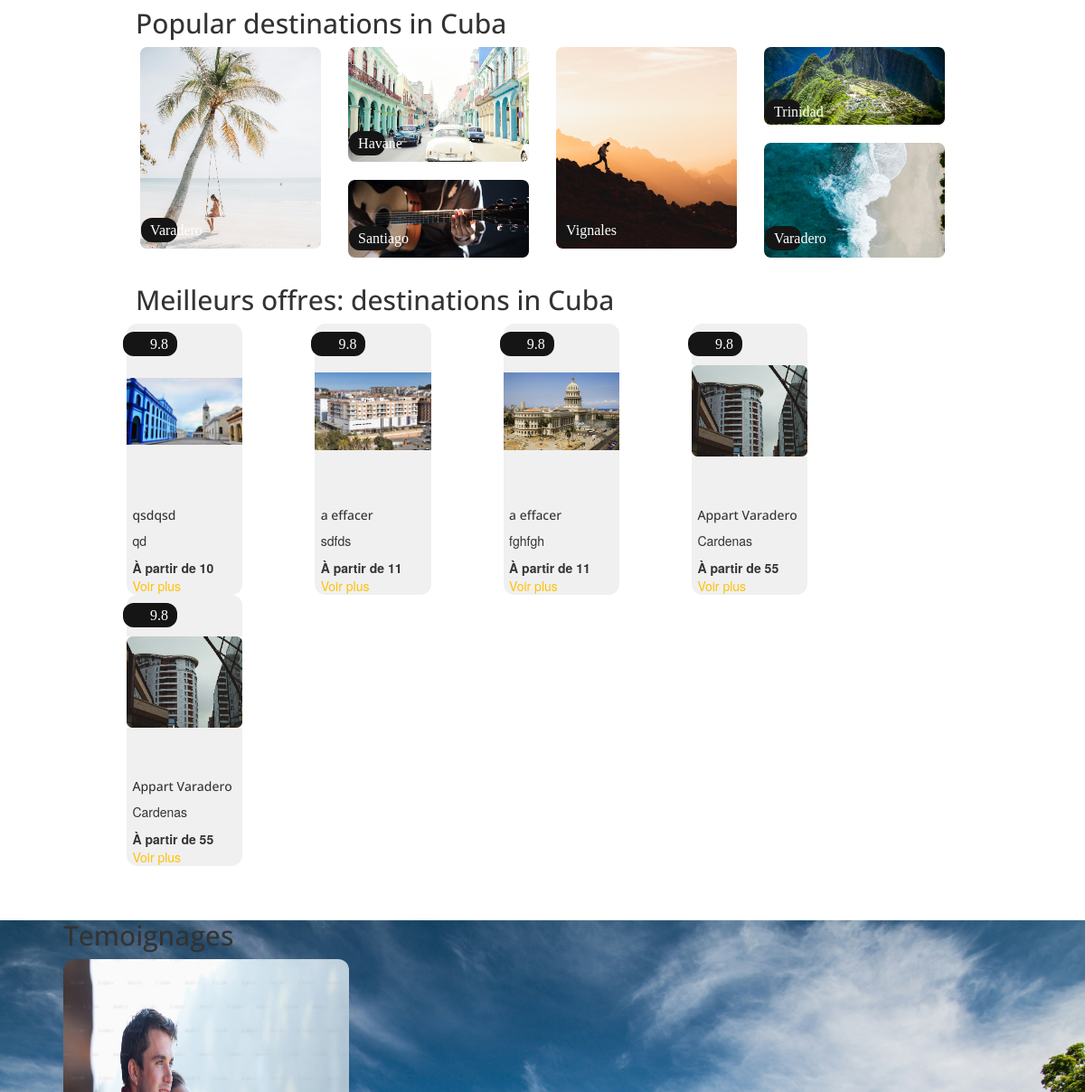
The app's page / (middle part), older data.
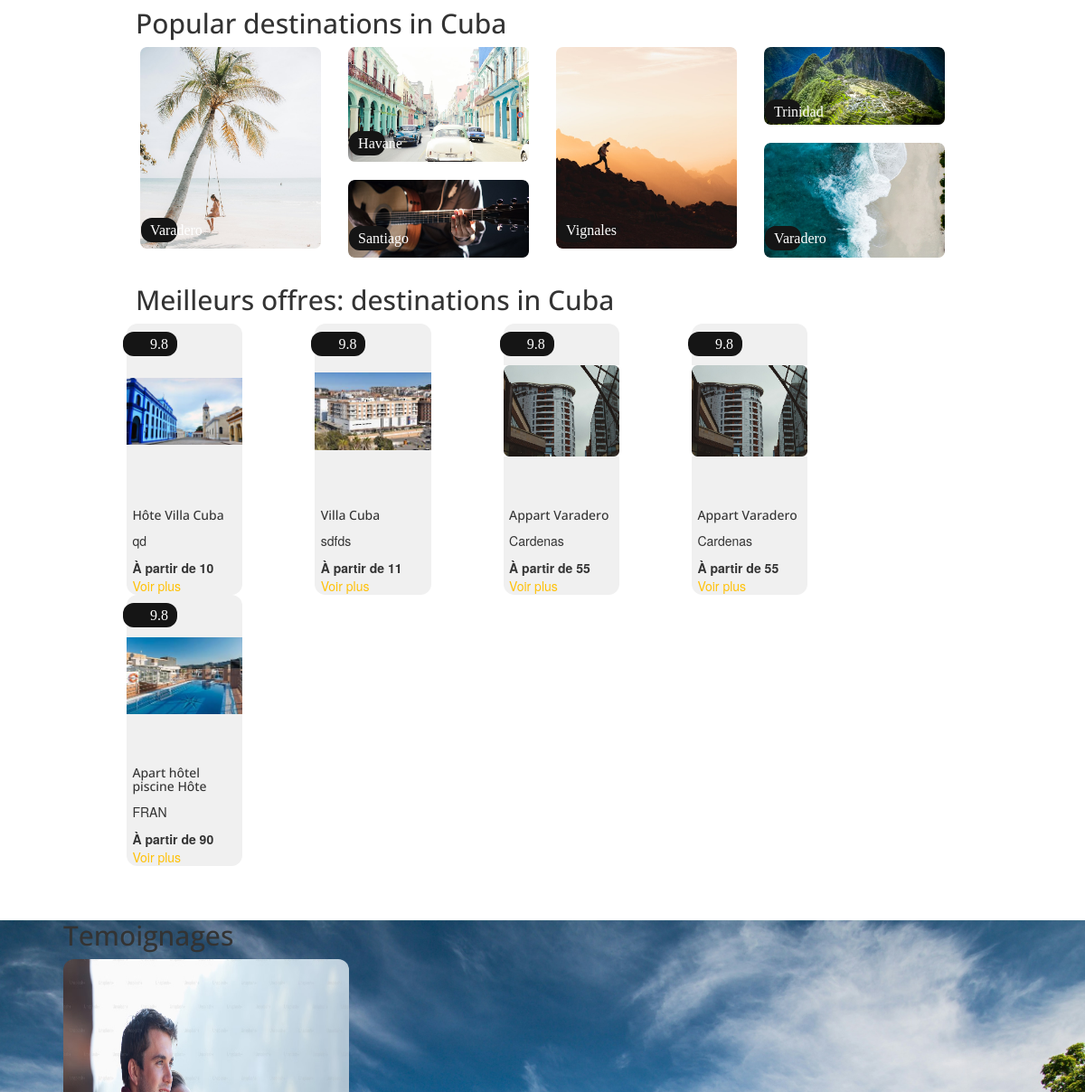
The same page, newer data.
### tables this page shows
CREATE TABLE `advert` (
  `id_advert` int NOT NULL,
  `photo` varchar(255) DEFAULT NULL,
  `title` varchar(100) NOT NULL,
  `description` text NOT NULL,
  `postal_code` varchar(50) NOT NULL,
  `city` varchar(50) NOT NULL,
  `type` enum('achat','location') NOT NULL,
  `price` float NOT NULL,
  `reservation_message` text,
  `is_reserved` tinyint(1) DEFAULT '0',
  `id_advert_image` int DEFAULT NULL
);

### inc/funtions.inc.php (called while the page is built, shortened)
<?php
function connexionBdd()
{
    $dsn = "mysql:host=" . DBHOST . ";dbname=" . DBNAME . ";charset=utf8";
    try {
        $pdo = new PDO($dsn, DBUSER, DBPASS);
        $pdo->setAttribute(PDO::ATTR_ERRMODE, PDO::ERRMODE_EXCEPTION);
        $pdo->setAttribute(PDO::ATTR_DEFAULT_FETCH_MODE, PDO::FETCH_ASSOC);
    } catch (PDOException $e) {
        die($e->getMessage());
    }
    return $pdo;
}
function dernieresAnnonces(): array
{
    $pdo = connexionBdd();
    $sql = "SELECT * FROM advert ORDER BY price ASC
    LIMIT 5";
    $request = $pdo->query($sql);
    $result = $request->fetchAll();
    return $result;
}

### index.php (the view, shortened to what this page needs)
<?php
require_once "inc/header.inc.php";
$annonces = dernieresAnnonces();
?>
<main class="top-space ">
	<div class="margin-content ">
		<section class="margin-content">
			<div class="  ">
				<h2 class="" style="margin-left: 10px;">Popular destinations in Cuba</h2>
				<div class="row no-margin gutters">
					<div class="col-lg-3 col-md-6   ">
						<img src="assets/img/femmeBalance.png" class="img-fluid" alt="Rue de l'Havane vieille avec des anciennes voitures qui roulent.">
						<div class="card-img-overlay text-left" style="position: absolute; top: 85%; left: 7%; width: 70%;">
							<button type="button" class="button" style="padding: 0.5rem 1rem;">Varadero</button>
						</div>
					</div>
					<div class="col-lg-3 col-md-6   ">
						<img src="assets/img/havane.png" class="img-fluid" alt="Homme qui joue de la guitare" style="margin-bottom: 20px;">
						<div class="card-img-overlay text-left" style="position: absolute; top: 40%; left: 7%; width: 70%;">
							<button type="button" class="button" style="padding: 0.5rem 1rem;">Havane</button>
						</div>
						<img src="assets/img/santiago.jpeg" class="img-fluid" alt="Rue de la vieille Havane avec des voitures anciennes qui roulent">
						<div class="card-img-overlay text-left" style="position: absolute; top: 85%; left: 7%; width: 80%;">
							<button type="button" class="button" style="padding: 0.5rem 1rem;">Santiago</button>
						</div>
					</div>
					<div class="col-lg-3 col-md-6   ">
						<img src="assets/img/vinallesLink.jpeg" class="img-fluid" alt="Homme qui fait de la marche en montagne avec un beau paysage derrière">
						<div class="card-img-overlay text-left" style="position: absolute; top: 85%; left: 7%; width: 70%;">
							<button type="button" class="button" style="padding: 0.5rem 1rem;">Vignales</button>
						</div>
					</div>
					<div class="col-lg-3 col-md-6 ">
						<img src="assets/img/trinidadLink.jpeg" class="img-fluid" alt="Beau paysage montagneux à Trinidad" style="margin-bottom: 20px;">
						<div class="card-img-overlay text-left" style="position: absolute; top: 25%; left: 7%; width: 70%;">
							<button type="button" class="button" style="padding: 0.5rem 1rem;">Trinidad</button>
						</div>
						<img src="assets/img/cienfuegosLink.jpeg" class="img-fluid" alt="Image aérienne de la plage à Cienfuegos">
						<div class="card-img-overlay text-left" style="position: absolute; top: 85%; left: 7%; width: 70%;">
							<button type="button" class="button" style="padding: 0.5rem 1rem;">Varadero</button>
						</div>
					</div>
				</div>
			</div>
		</section>
		<section class="margin-content">
			<h2 class="" style="margin-left: 10px;">Meilleurs offres: destinations in Cuba</h2>
			<div class="row d-flex justify-content-around flex-wrap">
				<?php
				foreach ($annonces as $annonce) {
				?>
					<div class="col-lg-2 col-md-4 col-sm-6 " style="margin-right: 50px;">
						<div class="card3 " style="width: 100%; max-width: 350px;">
							<img src="<?= RACINE_SITE . "assets/img/" . $annonce['photo'] ?>" class="card-img-top" alt="<?= $annonce['description'] ?>">
							<div class="card-img-overlay" style="position: absolute; top: 3%; left: 7%; width: 33%;">
								<button type="button" class="button" style="padding: 0.5rem 3rem;">9.8</button>
							</div>
							<div class="card-body">
								<h5 class="card-title"><?= $annonce['title'] ?></h5>
								<p class="card-text"><?= $annonce['city'] ?></p>
								<b>À partir de <?= $annonce['price'] ?></b>
								<a href="<?= RACINE_SITE ?>showAnnonce.php?annonce=<?= $annonce['id_advert'] ?>" class=" hoverCart">Voir plus</a>
							</div>
						</div>
					</div>
				<?php
				}
				?>
			</div>
		</section>
	</div>
	<div class="back  top-space">
		<div class="margin-content">
			<section>
				<h2 class="">Temoignages</h2>
				<div>
					<div class="card text-bg-dark">
						<img src="assets/img/couple.avif" class="card-img" alt="...">
					</div>
				</div>
			</section>
		</div>
	</div>
</main>
</body>
<?php
require_once "inc/footer.inc.php";
?>
</html>

Row changes from the older to the newer data that the page shows:
removed advert: photo (picture), title "a effacer", city "fghfgh", price "11"
changed advert "qd": title "qsdqsd" → "Hôte Villa Cuba"
changed advert "sdfds": title "a effacer" → "Villa Cuba"
now on this page (row unchanged): advert: photo (picture), title "Apart hôtel piscine Hôte", city "FRAN", price "90"
